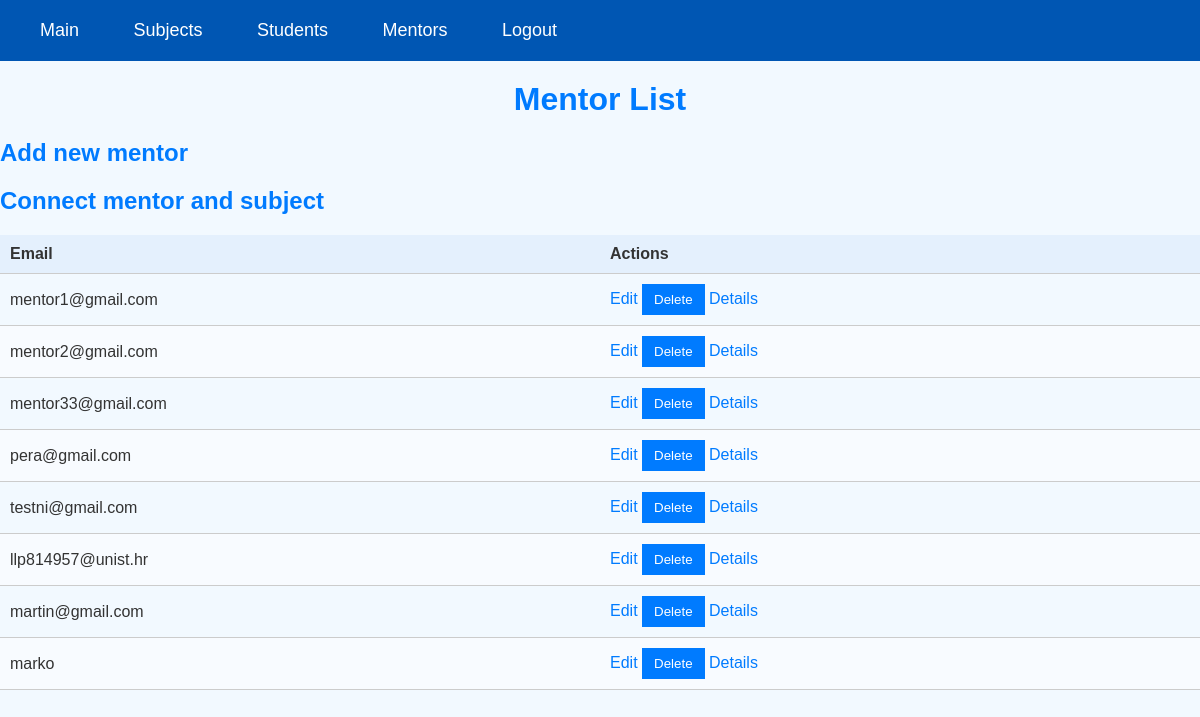
The app's page /mentors/ (signed in) with its own data.
### app/models.py (models this page shows, shortened)
class User(AbstractUser):
    class Status(models.TextChoices):
        NONE = "NONE", 'None'
        FULL_TIME_STUDENT = "FULL_TIME_STUDENT", 'Full Time Student'
        PART_TIME_STUDENT = "PART_TIME_STUDENT", 'Part Time Student'
    role = models.ForeignKey(Role, on_delete=models.CASCADE)
    status = models.CharField(max_length=50, choices=Status.choices)

### app/authorization.py (the view)
        def wrapper(request, *args, **kwargs):
            if request.user.is_authenticated and request.user.role == role:
                return view_func(request, *args, **kwargs)
            else:
                return render(request, 'forbidden.html')  # Render your custom forbidden page

### app/authorization.py (called while the page is built)
def role_required(role):
    def decorator(view_func):
        def wrapper(request, *args, **kwargs):
            if request.user.is_authenticated and request.user.role == role:
                return view_func(request, *args, **kwargs)
            else:
                return render(request, 'forbidden.html')  # Render your custom forbidden page
        return wrapper
    return decorator

### app/views.py (called while the page is built)
@admin_required
def mentorList(request):
    mentors = User.objects.filter(role_id=Role.objects.get(name='MENTOR').id)
    return render(request, 'mentor/mentor_list.html', {'mentors': mentors})

### app/templates/mentor/mentor_list.html (shortened to what this page needs)
{% extends 'base.html' %}
{% load static %}
{% block css %}
    <link rel="stylesheet" type="text/css" href="{% static 'style.css' %}">
{% endblock %}
{% block header %}
    {% include 'administrator/admin_header.html' %}
{% endblock %}
{% block content %}
    <h1>Mentor List</h1>
    <h2><a href="{% url 'add-mentor' %}">Add new mentor</a></h2>
    <h2><a href="{% url 'add-mentor-subject' %}">Connect mentor and subject</a></h2>
    <table>
        <thead>
            <tr>
                <th>Email</th>
                <th>Actions</th>
            </tr>
        </thead>
        <tbody>
            {% for mentor in mentors %}
            <tr>
                <td>{{ mentor.username }}</td>
                <td>
                    <a href="{% url 'edit-mentor' mentor.id %}">Edit</a>
                    <form method="post" action="{% url 'delete-mentor' mentor.id %}" style="display: inline;">
                        <input type="submit" value="Delete" onclick="return confirm('Are you sure you want to delete this mentor?')">
                    </form>
                    <a href="{% url 'mentor-details' mentor.id %}">Details</a>
                </td>
            </tr>
            {% endfor %}
        </tbody>
    </table>
{% endblock %}

### app/templates/base.html (shortened to what this page needs)
{% load static %}
<!DOCTYPE html>
<html>
<head>
    {% block css %}
    {% endblock %}
</head>
<body>
    <header>
        {% block header %}
        {% endblock %}
    </header>
    <main>
        {% block content %}
        {% endblock %}
    </main>
</body>
</html>

### app/templates/administrator/admin_header.html (shortened to what this page needs)
{% load static %}
<!DOCTYPE html>
<html>
<head>
    <link rel="stylesheet" type="text/css" href="{% static 'administrator/header_style.css' %}">
</head>
<body>
    <header>
        <nav>
            <ul class="menu">
                <li><a href="{% url 'admin-main' %}">Main</a></li>
                <li><a href="{% url 'subject-list' %}">Subjects</a></li>
                <li><a href="{% url 'student-list' %}">Students</a></li>
                <li><a href="{% url 'mentor-list' %}">Mentors</a></li>
                <li><a href="{% url 'logout' %}">Logout</a></li>
            </ul>
        </nav>
    </header>
</body>
</html>

### app/static/style.css (style rules this page uses)
body { font-family: "Arial", sans-serif; background-color: #f2f9ff; color: #333; }
h1 { color: #007bff; text-align: center; margin-top: 20px; }
h2 { color: #555; margin-top: 20px; }
table { width: 100%; border-collapse: collapse; margin-top: 20px; table-layout: fixed; }
th, td { padding: 10px; text-align: left; border-bottom: 1px solid #ccc; }
th { background-color: #e4f0fd; color: #333; }
tr:nth-child(even) { background-color: #f8fbff; }
a { text-decoration: none; color: #007bff; }
form { display: inline; }
input[type="submit"] { background-color: #007bff; color: #fff; border: none; padding: 8px 12px; cursor: pointer; }

### app/static/administrator/header_style.css (style rules this page uses)
body { margin: 0; padding: 10; }
header { background-color: #0056b3; margin: 0; padding: 0; width: 100%; }
.menu { list-style-type: none; padding: 20px; margin: 0; }
.menu li { display: inline-block; margin-right: 10px; }
.menu li a { text-decoration: none; color: #fff; font-size: 18px; padding: 10px 20px; transition: background-color 0.3s, color 0.3s; }

### records on screen
User: username "mentor1@gmail.com"
User: username "mentor2@gmail.com"
User: username "mentor33@gmail.com"
User: username "pera@gmail.com"
User: username "testni@gmail.com"
User: username "llp814957@unist.hr"
User: username "martin@gmail.com"
User: username "marko"
